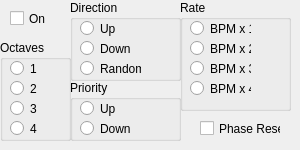
     <widget class="QWidget" name="arpeggiator_tab">
      <attribute name="title">
       <string>Arpeggiator</string>
      </attribute>
      <widget class="QCheckBox" name="arpeggiator_enabled">
       <property name="geometry">
        <rect>
         <x>10</x>
         <y>10</y>
         <width>70</width>
         <height>17</height>
        </rect>
       </property>
       <property name="text">
        <string>On</string>
       </property>
      </widget>
      <widget class="QGroupBox" name="arpeggiator_octaves_group_box">
       <property name="geometry">
        <rect>
         <x>0</x>
         <y>40</y>
         <width>71</width>
         <height>101</height>
        </rect>
       </property>
       <property name="title">
        <string>Octaves</string>
       </property>
       <widget class="QRadioButton" name="arpeggiator_octaves_4">
        <property name="geometry">
         <rect>
          <x>10</x>
          <y>80</y>
          <width>31</width>
          <height>17</height>
         </rect>
        </property>
        <property name="text">
         <string>4</string>
        </property>
       </widget>
       <widget class="QRadioButton" name="arpeggiator_octaves_1">
        <property name="geometry">
         <rect>
          <x>10</x>
          <y>20</y>
          <width>31</width>
          <height>17</height>
         </rect>
        </property>
        <property name="text">
         <string>1</string>
        </property>
       </widget>
       <widget class="QRadioButton" name="arpeggiator_octaves_3">
        <property name="geometry">
         <rect>
          <x>10</x>
          <y>60</y>
          <width>31</width>
          <height>17</height>
         </rect>
        </property>
        <property name="text">
         <string>3</string>
        </property>
       </widget>
       <widget class="QRadioButton" name="arpeggiator_octaves_2">
        <property name="geometry">
         <rect>
          <x>10</x>
          <y>40</y>
          <width>31</width>
          <height>17</height>
         </rect>
        </property>
        <property name="text">
         <string>2</string>
        </property>
       </widget>
      </widget>
      <widget class="QGroupBox" name="arpeggiator_direction_group_box">
       <property name="geometry">
        <rect>
         <x>70</x>
         <y>0</y>
         <width>111</width>
         <height>81</height>
        </rect>
       </property>
       <property name="title">
        <string>Direction</string>
       </property>
       <widget class="QRadioButton" name="arpeggiator_direction_up">
        <property name="geometry">
         <rect>
          <x>10</x>
          <y>20</y>
          <width>51</width>
          <height>17</height>
         </rect>
        </property>
        <property name="text">
         <string>Up</string>
        </property>
       </widget>
       <widget class="QRadioButton" name="arpeggiator_direction_random">
        <property name="geometry">
         <rect>
          <x>10</x>
          <y>60</y>
          <width>61</width>
          <height>17</height>
         </rect>
        </property>
        <property name="text">
         <string>Random</string>
        </property>
       </widget>
       <widget class="QRadioButton" name="arpeggiator_direction_down">
        <property name="geometry">
         <rect>
          <x>10</x>
          <y>40</y>
          <width>51</width>
          <height>17</height>
         </rect>
        </property>
        <property name="text">
         <string>Down</string>
        </property>
       </widget>
      </widget>
      <widget class="QGroupBox" name="arpeggiator_priority_group_box">
       <property name="geometry">
        <rect>
         <x>70</x>
         <y>80</y>
         <width>111</width>
         <height>61</height>
        </rect>
       </property>
       <property name="title">
        <string>Priority</string>
       </property>
       <widget class="QRadioButton" name="arpeggiator_priority_up">
        <property name="geometry">
         <rect>
          <x>10</x>
          <y>20</y>
          <width>51</width>
          <height>17</height>
         </rect>
        </property>
        <property name="text">
         <string>Up</string>
        </property>
       </widget>
       <widget class="QRadioButton" name="arpeggiator_priority_down">
        <property name="geometry">
         <rect>
          <x>10</x>
          <y>40</y>
          <width>51</width>
          <height>17</height>
         </rect>
        </property>
        <property name="text">
         <string>Down</string>
        </property>
       </widget>
      </widget>
      <widget class="QGroupBox" name="arpeggiator_rate_group_box">
       <property name="geometry">
        <rect>
         <x>180</x>
         <y>0</y>
         <width>111</width>
         <height>111</height>
        </rect>
       </property>
       <property name="title">
        <string>Rate</string>
       </property>
       <widget class="QRadioButton" name="arpeggiator_rate_x3">
        <property name="geometry">
         <rect>
          <x>10</x>
          <y>60</y>
          <width>61</width>
          <height>17</height>
         </rect>
        </property>
        <property name="text">
         <string>BPM x 3</string>
        </property>
       </widget>
       <widget class="QRadioButton" name="arpeggiator_rate_x2">
        <property name="geometry">
         <rect>
          <x>10</x>
          <y>40</y>
          <width>61</width>
          <height>17</height>
         </rect>
        </property>
        <property name="text">
         <string>BPM x 2</string>
        </property>
       </widget>
       <widget class="QRadioButton" name="arpeggiator_rate_x1">
        <property name="geometry">
         <rect>
          <x>10</x>
          <y>20</y>
          <width>61</width>
          <height>17</height>
         </rect>
        </property>
        <property name="text">
         <string>BPM x 1</string>
        </property>
       </widget>
       <widget class="QRadioButton" name="arpeggiator_rate_x4">
        <property name="geometry">
         <rect>
          <x>10</x>
          <y>80</y>
          <width>61</width>
          <height>17</height>
         </rect>
        </property>
        <property name="text">
         <string>BPM x 4</string>
        </property>
       </widget>
      </widget>
      <widget class="QCheckBox" name="arpeggiator_phase">
       <property name="geometry">
        <rect>
         <x>200</x>
         <y>120</y>
         <width>81</width>
         <height>17</height>
        </rect>
       </property>
       <property name="text">
        <string>Phase Reset</string>
       </property>
      </widget>
     </widget>
